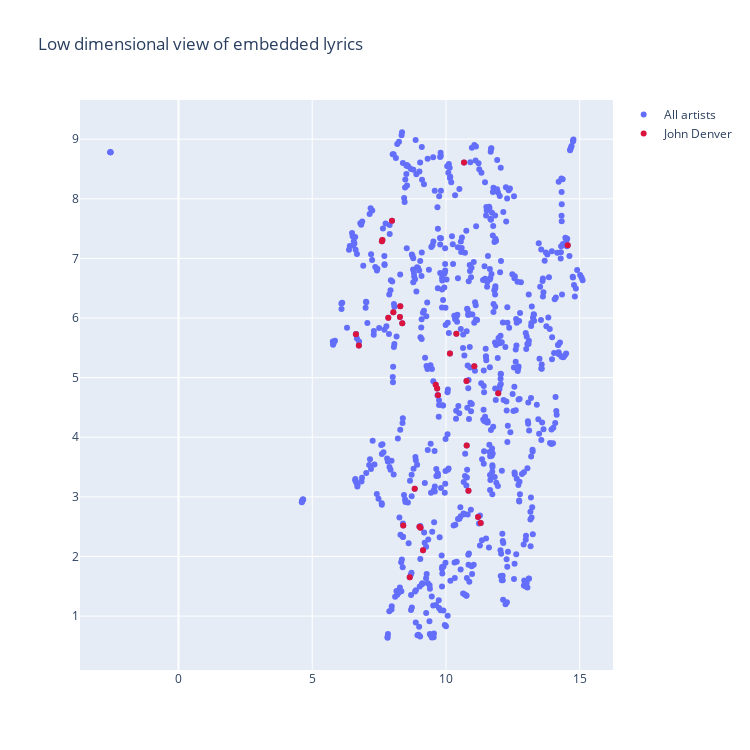

The notebook cell saved with this chart:
### Code cell
# Let's highlight an artist's songs just for fun:
artist_highlight = 'John Denver'
artist_idxs = lyrics[lyrics['Artist']==artist_highlight].index.to_list()

fig_clustering = go.Figure()

fig_clustering.add_trace(go.Scatter(
    x=two_d_rep[:, 0],
    y=two_d_rep[:,1],
    mode='markers',
    marker=dict(size=6),
    text=lyrics['Title'],
    hoverinfo='text',
    name = 'All artists'
))

fig_clustering.add_trace(go.Scatter(
    x=two_d_rep[artist_idxs, 0],
    y=two_d_rep[artist_idxs,1],
    mode='markers',
    marker=dict(size=6, color='crimson'),
    text = lyrics['Title'].iloc[artist_idxs],
    hoverinfo = 'text',
    name = artist_highlight
))

fig_clustering.update_layout(
    height=750, width=750,
    title='Low dimensional view of embedded lyrics',
)

fig_clustering.show()

### Figure 1 — Plotly figure (JSON) as saved in the notebook; plotly's stock layout.template omitted (floating-point values rounded to 4 significant figures; data arrays with more than 128 entries replaced by an {"elided": "..."} marker saying what was removed)
{"data": [{"hoverinfo": "text", "marker": {"size": 6}, "mode": "markers", "name": "All artists", "text": {"elided": "745 str values"}, "type": "scatter", "x": {"elided": "745 float values"}, "y": {"elided": "745 float values"}}, {"hoverinfo": "text", "marker": {"color": "crimson", "size": 6}, "mode": "markers", "name": "John Denver", "text": ["Take Me Home, Country Roads", "Annie’s Song", "Leaving on a Jet Plane", "Rocky Mountain High", "Home On The Range", "Thank God I’m a Country Boy", "Sunshine on My Shoulders", "My Sweet Lady", "Perhaps Love", "Follow Me", "I Guess He’d Rather Be in Colorado", "Calypso", "I’m Sorry", "Poems, Prayers, & Promises", "Today", "Back Home Again", "I’ve Been Working On The Railroad", "Casey’s Last Ride", "For Baby (For Bobbie)", "Grandma’s Feather Bed", "Rhymes & Reasons", "Homegrown Tomatoes", "Wild Montana Skies", "The Mountain Song", "This Old Guitar", "Prisoners", "Matthew", "The Ballad of Richard Nixon", "Windsong", "Looking For Space"], "type": "scatter", "x": [9.702, 9.142, 11.06, 8.279, 8.367, 10.15, 9.05, 8.403, 6.633, 8.646, 8.292, 7.982, 14.55, 11.3, 8.832, 9.671, 10.77, 10.77, 9.01, 10.84, 7.605, 10.39, 8.033, 11.95, 6.744, 9.617, 7.844, 10.68, 7.623, 11.2], "y": [4.703, 2.103, 5.192, 6.016, 5.912, 5.404, 2.48, 2.521, 5.73, 1.651, 6.195, 7.633, 7.22, 2.562, 3.136, 4.818, 4.945, 3.863, 2.499, 3.104, 7.287, 5.735, 6.096, 4.739, 5.539, 4.883, 6.005, 8.609, 7.307, 2.663]}], "layout": {"height": 750, "title": {"text": "Low dimensional view of embedded lyrics"}, "width": 750}}
